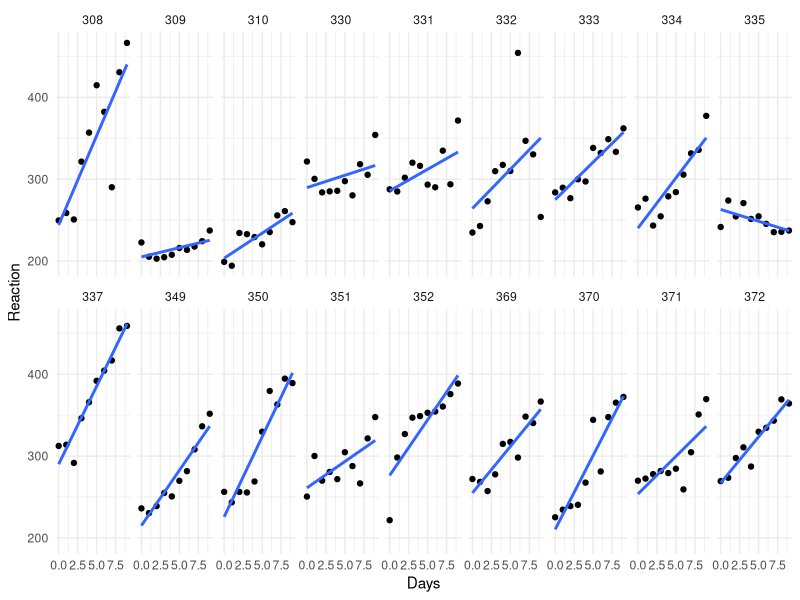

This chart was generated by the following R code:
## ---- chunk 1
library(knitr)
knitr::opts_chunk$set(echo = TRUE)
## ---- chunk 2
library(lme4)
kable(head(sleepstudy))
## ---- chunk 3
library(ggplot2)
ggplot(sleepstudy, aes(x = Days, y = Reaction)) +
  geom_point() +
  facet_wrap(vars(Subject), nrow = 2) +
  geom_smooth(method = lm, se = FALSE) + 
  theme_minimal()
## ---- chunk 4
fit_ancova <- lm(Reaction ~ Days * Subject, data = sleepstudy)
summary(fit_ancova)
## ---- chunk 5
fit_lmer <- lmer(Reaction ~ Days + (Days | Subject), data = sleepstudy)
fit_lmer
